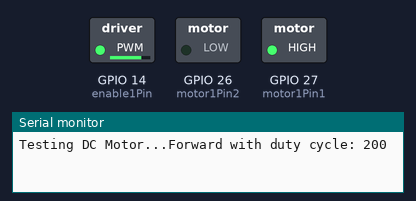
The sketch below on a simulated ESP32. Shown: switched loads named in the sketch (green lamp = pin HIGH), the last lines printed to the serial monitor.

Above: at 0.05 s.
At 6.0 s:
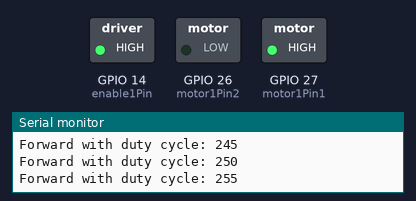
Timing chart, 0 to 7.8 s (numbered marks = the images above):
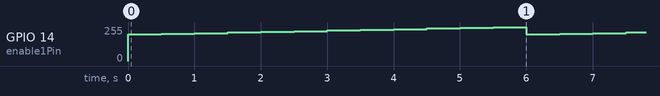

Measured:
- by itself, GPIO 14 (enable1Pin): repeats every 6.0 s: 204/255 0.50 s, 209/255 0.50 s, 214/255 0.50 s, 219/255 0.50 s, 224/255 0.50 s, 229/255 0.50 s, 234/255 0.50 s, 239/255 0.50 s, 244/255 0.50 s, 249/255 0.50 s, 255/255 0.50 s, 199/255 0.50 s

The sketch:

motor.ino
```cpp
int motor1Pin1 = 27;
int motor1Pin2 = 26;
int enable1Pin = 14;

// Setting PWM properties
const int freq = 30000;
const int pwmChannel = 0;
const int resolution = 8;
int dutyCycle = 200;

void setup() {
  // sets the pins as outputs:
  pinMode(motor1Pin1, OUTPUT);
  pinMode(motor1Pin2, OUTPUT);
  pinMode(enable1Pin, OUTPUT);

  // configure LEDC PWM
  ledcAttachChannel(enable1Pin, freq, resolution, pwmChannel);

  Serial.begin(115200);

  // testing
  Serial.print("Testing DC Motor...");
}

void loop() {

  // Move DC motor forward with increasing speed
  digitalWrite(motor1Pin1, HIGH);
  digitalWrite(motor1Pin2, LOW);
  while (dutyCycle <= 255){
    ledcWrite(enable1Pin, dutyCycle);
    Serial.print("Forward with duty cycle: ");
    Serial.println(dutyCycle);
    dutyCycle = dutyCycle + 5;
    delay(500);
  }
  dutyCycle = 200;
}
```
